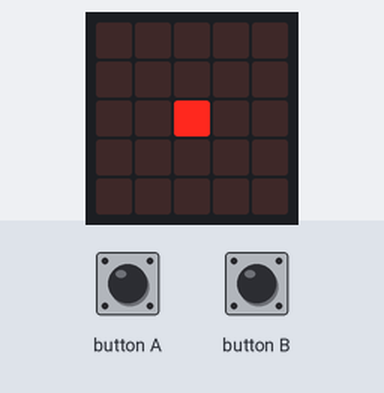
A program run on a simulated BBC micro:bit (MakeCode). On the bench: the board's 5×5 LED display. The test bench sets the inputs (shaded band).

Above: at 0.55 s.
1.3 s: button A pressed for 0.15 s
At 1.79 s:
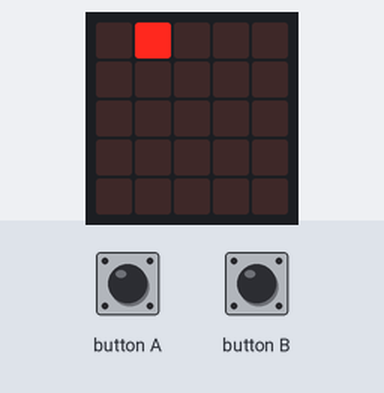
2.0 s: button A pressed for 0.15 s
At 2.68 s:
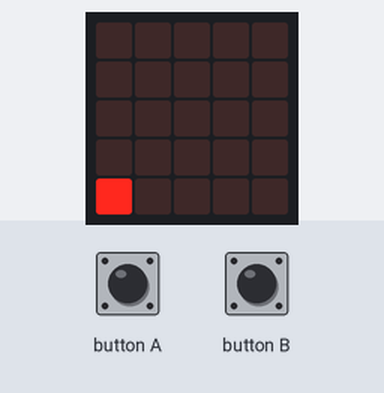
2.7 s: button B pressed for 0.15 s
At 3.26 s:
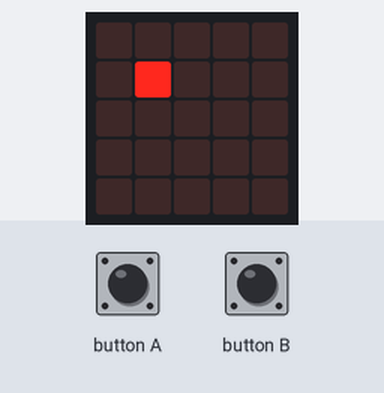
3.4 s: button A pressed for 0.15 s
At 3.69 s:
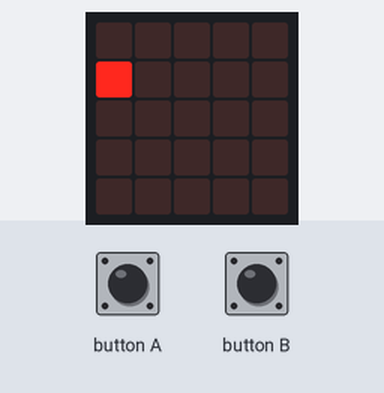
4.1 s: button B pressed for 0.15 s
At 4.54 s:
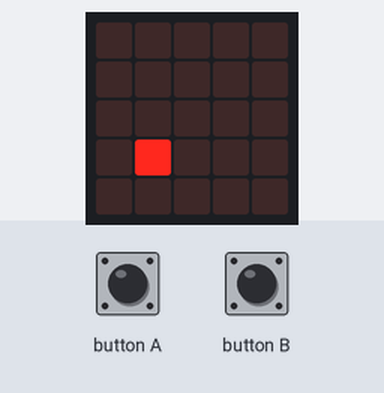
4.8 s: button A pressed for 0.15 s
At 5.15 s:
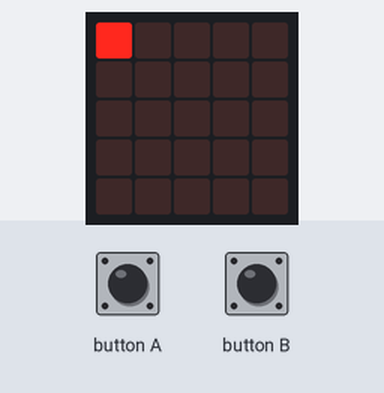
Timing chart, 0 to 6.5 s (numbered marks = the images above; inputs shaded):
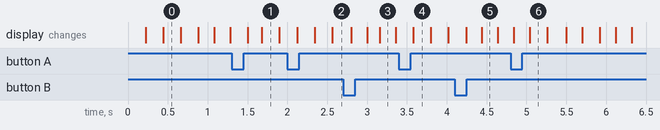

The program:

main.ts
```typescript
input.onButtonPressed(Button.A, function () {
    if (Pos_X > 0) {
        Pos_X += -1
    } else {
        Pos_X = 4
    }
})
input.onButtonPressed(Button.B, function () {
    if (Pos_X < 4) {
        Pos_X += 1
    } else {
        Pos_X = 0
    }
})
let Pos_X = 0
Pos_X = 2
let Pos_Y = 0
basic.forever(function () {
    led.plot(Pos_X, Pos_Y)
    basic.pause(200)
    basic.clearScreen()
    if (Pos_Y == 4) {
        for (let index = 0; index < 4; index++) {
            Pos_Y += -1
            led.plot(Pos_X, Pos_Y)
            basic.pause(200)
            basic.clearScreen()
        }
    }
    Pos_Y += 1
})
```

test.ts
```typescript
// les tests vont ici ; cela ne sera pas compilé si ce paquet est utilisé en tant qu'extension.
```

Measured:
- after the input at 1.3 s, the display: first changes after 0.20 s (image 1 shows a later state)
- after the input at 2.0 s, the display: first differs from a run without the input after 0.34 s (image 2 shows a later state)
- after the input at 2.7 s, the display: first differs from a run without the input after 0.30 s (image 3 shows a later state)
- after the input at 3.4 s, the display: changes after 0.18 s (image 4)
- after the input at 4.1 s, the display: first differs from a run without the input after 0.34 s (image 5)
- after the input at 4.8 s, the display: first differs from a run without the input after 0.24 s (image 6)
